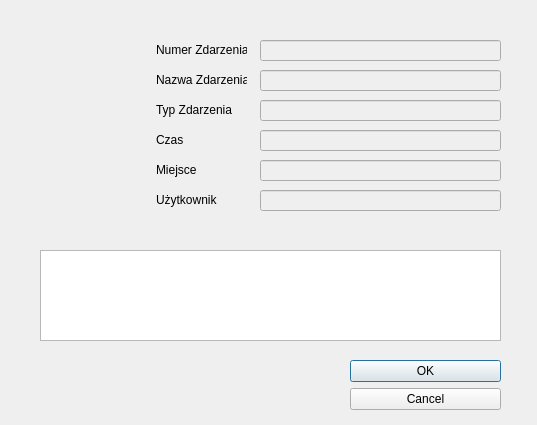
<?xml version="1.0" encoding="UTF-8"?>
<ui version="4.0">
 <class>Decyzja</class>
 <widget class="QDialog" name="Decyzja">
  <property name="geometry">
   <rect>
    <x>0</x>
    <y>0</y>
    <width>537</width>
    <height>425</height>
   </rect>
  </property>
  <property name="windowTitle">
   <string>Dialog</string>
  </property>
  <widget class="QDialogButtonBox" name="buttonBox">
   <property name="geometry">
    <rect>
     <x>350</x>
     <y>360</y>
     <width>151</width>
     <height>61</height>
    </rect>
   </property>
   <property name="orientation">
    <enum>Qt::Vertical</enum>
   </property>
   <property name="standardButtons">
    <set>QDialogButtonBox::Cancel|QDialogButtonBox::Ok</set>
   </property>
  </widget>
  <widget class="QTextEdit" name="textEdit">
   <property name="enabled">
    <bool>true</bool>
   </property>
   <property name="geometry">
    <rect>
     <x>40</x>
     <y>250</y>
     <width>461</width>
     <height>91</height>
    </rect>
   </property>
  </widget>
  <widget class="QLineEdit" name="lineEditId">
   <property name="enabled">
    <bool>false</bool>
   </property>
   <property name="geometry">
    <rect>
     <x>260</x>
     <y>40</y>
     <width>241</width>
     <height>21</height>
    </rect>
   </property>
   <property name="alignment">
    <set>Qt::AlignCenter</set>
   </property>
  </widget>
  <widget class="QLineEdit" name="lineEditNazwa">
   <property name="enabled">
    <bool>false</bool>
   </property>
   <property name="geometry">
    <rect>
     <x>260</x>
     <y>70</y>
     <width>241</width>
     <height>21</height>
    </rect>
   </property>
   <property name="alignment">
    <set>Qt::AlignCenter</set>
   </property>
  </widget>
  <widget class="QLineEdit" name="lineEditTyp">
   <property name="enabled">
    <bool>false</bool>
   </property>
   <property name="geometry">
    <rect>
     <x>260</x>
     <y>100</y>
     <width>241</width>
     <height>21</height>
    </rect>
   </property>
   <property name="alignment">
    <set>Qt::AlignCenter</set>
   </property>
  </widget>
  <widget class="QLineEdit" name="lineEditCzas">
   <property name="enabled">
    <bool>false</bool>
   </property>
   <property name="geometry">
    <rect>
     <x>260</x>
     <y>130</y>
     <width>241</width>
     <height>21</height>
    </rect>
   </property>
   <property name="alignment">
    <set>Qt::AlignCenter</set>
   </property>
  </widget>
  <widget class="QLineEdit" name="lineEditUzytkownik">
   <property name="enabled">
    <bool>false</bool>
   </property>
   <property name="geometry">
    <rect>
     <x>260</x>
     <y>190</y>
     <width>241</width>
     <height>21</height>
    </rect>
   </property>
   <property name="alignment">
    <set>Qt::AlignCenter</set>
   </property>
  </widget>
  <widget class="QLineEdit" name="lineEditMiejsce">
   <property name="enabled">
    <bool>false</bool>
   </property>
   <property name="geometry">
    <rect>
     <x>260</x>
     <y>160</y>
     <width>241</width>
     <height>21</height>
    </rect>
   </property>
   <property name="alignment">
    <set>Qt::AlignCenter</set>
   </property>
  </widget>
  <widget class="QLabel" name="label">
   <property name="geometry">
    <rect>
     <x>156</x>
     <y>40</y>
     <width>91</width>
     <height>20</height>
    </rect>
   </property>
   <property name="text">
    <string>Numer Zdarzenia</string>
   </property>
  </widget>
  <widget class="QLabel" name="label_2">
   <property name="geometry">
    <rect>
     <x>156</x>
     <y>70</y>
     <width>91</width>
     <height>20</height>
    </rect>
   </property>
   <property name="text">
    <string>Nazwa Zdarzenia</string>
   </property>
  </widget>
  <widget class="QLabel" name="label_3">
   <property name="geometry">
    <rect>
     <x>156</x>
     <y>100</y>
     <width>91</width>
     <height>20</height>
    </rect>
   </property>
   <property name="text">
    <string>Typ Zdarzenia</string>
   </property>
  </widget>
  <widget class="QLabel" name="label_4">
   <property name="geometry">
    <rect>
     <x>156</x>
     <y>130</y>
     <width>91</width>
     <height>20</height>
    </rect>
   </property>
   <property name="text">
    <string>Czas</string>
   </property>
  </widget>
  <widget class="QLabel" name="label_5">
   <property name="geometry">
    <rect>
     <x>156</x>
     <y>160</y>
     <width>91</width>
     <height>20</height>
    </rect>
   </property>
   <property name="text">
    <string>Miejsce</string>
   </property>
  </widget>
  <widget class="QLabel" name="label_6">
   <property name="geometry">
    <rect>
     <x>156</x>
     <y>190</y>
     <width>91</width>
     <height>20</height>
    </rect>
   </property>
   <property name="text">
    <string>Użytkownik</string>
   </property>
  </widget>
 </widget>
 <resources/>
 <connections>
  <connection>
   <sender>buttonBox</sender>
   <signal>accepted()</signal>
   <receiver>Decyzja</receiver>
   <slot>accept()</slot>
   <hints>
    <hint type="sourcelabel">
     <x>248</x>
     <y>254</y>
    </hint>
    <hint type="destinationlabel">
     <x>157</x>
     <y>274</y>
    </hint>
   </hints>
  </connection>
  <connection>
   <sender>buttonBox</sender>
   <signal>rejected()</signal>
   <receiver>Decyzja</receiver>
   <slot>reject()</slot>
   <hints>
    <hint type="sourcelabel">
     <x>316</x>
     <y>260</y>
    </hint>
    <hint type="destinationlabel">
     <x>286</x>
     <y>274</y>
    </hint>
   </hints>
  </connection>
 </connections>
</ui>
